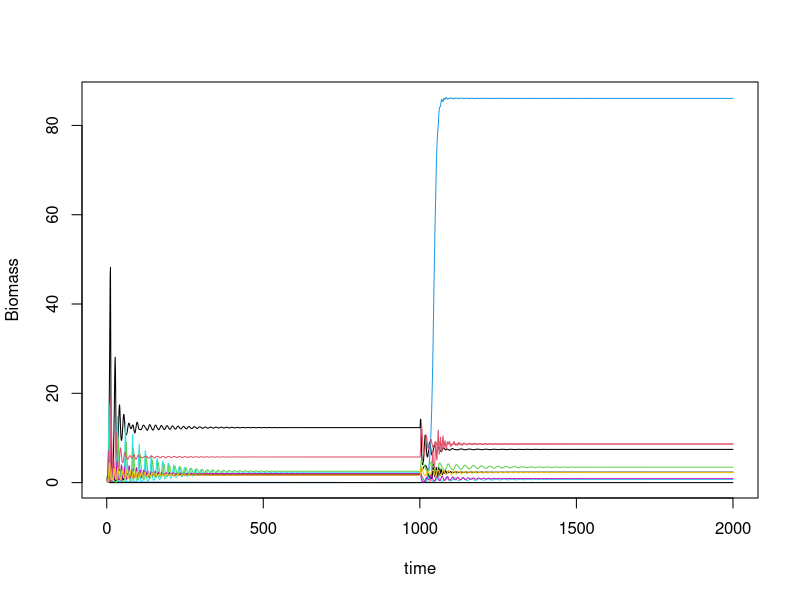

R code for this plot:
set.seed(4321)

library(deSolve)
library(tidyr)
library(MASS)

# What to return:
# The dynamic of the system
params <- list(
  Net_type = "predator-prey", # type of network
  nsp = 10, # number of species
  C = 0.1, # connectance
  NC = 0, # Network coherence
  r_basal = c(0.25, 0.75), # Minimum and maximum growth rate of basal species
  r_nonbasal = c(-0.5, 0), # Minimum and maximum growth rate of non-basal species
  efficiency = 0.5, # Efficiency of predator to transform prey biomass
  interaction = c(-0.5, 0), # Minimum and maximum interaction strength
  delta_r = c(0, 1), # Mean and standard deviation of the perturbation
  maxt = 1000 # Number of timestep before and after perturbation
)



# Make it easy to change throughout
# TODO make it functions
nsp <- 10
C <- 0.1
maxt <- 1000

# params: food web, b
fw.model <- function (t, B, params) {
  with(as.list(c(B, params)), {
    B[B < 10^-8] <- 0 # prevent numerical problems
    dBdt <- t(r + fw %*% B)*B
    list(dBdt)
  })
}

# need a function that creates realistic interaction matrix
make_metaweb <- function(S, C){
  A <- matrix(0, nrow = S, ncol = S)
  n_possible_ints <- (S*(S-1))/2
  n_ints <- round(n_possible_ints* 2 * C)
  ints <- sample(c(1:n_possible_ints), n_ints)
  A[upper.tri(A)][ints] <- 1
  return(A)
}

metaweb <- make_metaweb(nsp, C) # web of static and binary interactions

nonbasal_sp <- which(colSums(metaweb) != 0)

# growth rate positive for basal species
r <- runif(nsp, 0.25, 0.75)
# negative growth rate for non basal
r[nonbasal_sp] <- runif(length(nonbasal_sp), -0.5, 0)

efficiency <- 0.5
FW <- metaweb * runif(nsp^2, -0.5, 0)
FW <- FW - t(FW) * efficiency
diag(FW) <- runif(nsp, -0.01, 0)

parms <- list(fw = FW, r = r)

simulate_dynamics_c <- function(parms, maxt, model, init_biomass = runif(length(parms$r))){
  t <- 0 
  nsp <- length(parms$r)
  out <- matrix(c(0, init_biomass), ncol=nsp+1)
  colnames(out) <- c("time", as.character(1:nsp))
  times <- seq(from=1, to=maxt)
  out <- rbind(out[-nrow(out),],
                ode(
                func=fw.model,
                y=init_biomass,
                times=times,
                parms=parms
                ) %>%
                 as.data.frame())
    return(out)
}
pre_perturb <- simulate_dynamics_c(parms, maxt, fw.model)

# C matrix: correlation in how b changes
# coherence: correlation between C and FW
delta_r <- rnorm(nsp, 0.2, 0.001)
# C <- delta_r %*% t(delta_r)
new_r <- r + delta_r
parms$r <- new_r

equil <- as.numeric(pre_perturb[nrow(pre_perturb),-1])
post_perturb <- simulate_dynamics_c(parms, maxt, fw.mode, init_biomass = equil)

out <- rbind(pre_perturb, post_perturb)


plot_dynamic <- function(out){
  plot(y = out[,2], x = 1:nrow(out), type = "l", ylim = c(0, max(out[,c(2:ncol(out))])), xlab = "time", ylab = "Biomass")
  cols <- sample(1:ncol(out))
  for (i in 3:ncol(out)){
    lines(y = out[,i], x = 1:nrow(out), col = cols[i])
  }
}
plot_dynamic(out)

compute_NC <- function(A, delta_r){
  A_inv <- ginv(A)
  NC <- c()
  for (i in c(1:length(delta_r))){
    NC <- c(NC, cor(A_inv[i,-i], delta_r[-i]))
  }
  return(NC)
}

delta_prod <- sum(out[nrow(out),-1]) - sum(equil)

# # To see
# compute_NC <- function(A, C) {
#   pc_A <- dudi.pco(as.dist(A), scannf = FALSE, full = TRUE)
#   pc_C <- dudi.pco(as.dist(C), scannf = FALSE, full = TRUE)
#   procrustes_result <- protest(pc_A, pc_C)
#   return(procrustes_result$ss)
# }
# 
# C <- FW + rnorm(nrow(FW)*ncol(FW), mean = 0, sd = 0.1)
# 
# A <- t(as.matrix(as.dist(C)))
# diag(A) <- diag(C)
# compute_NC(FW, A)
# 
# cor(as.vector(C), as.vector(FW))
# cor(as.vector(A), as.vector(FW))
